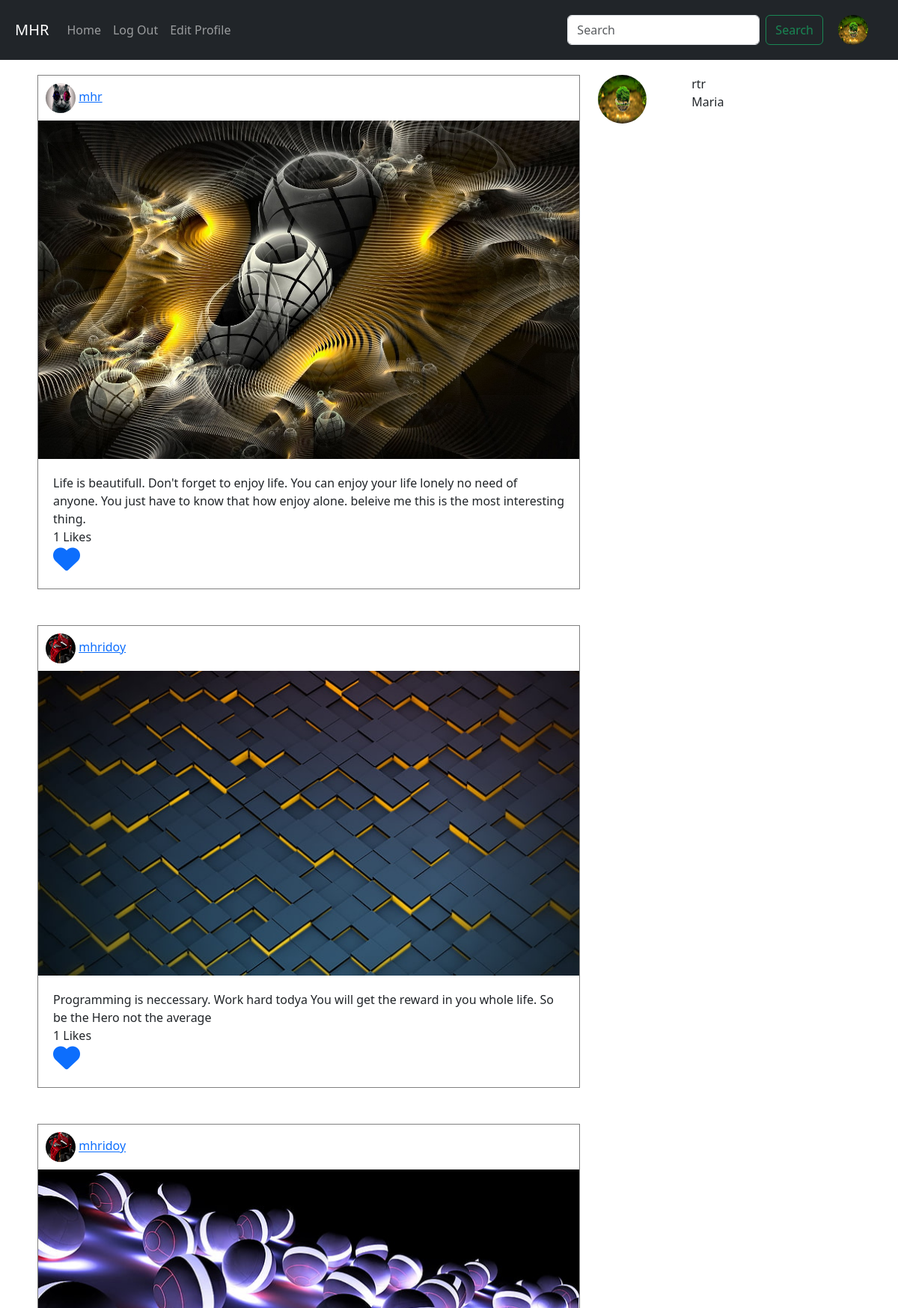
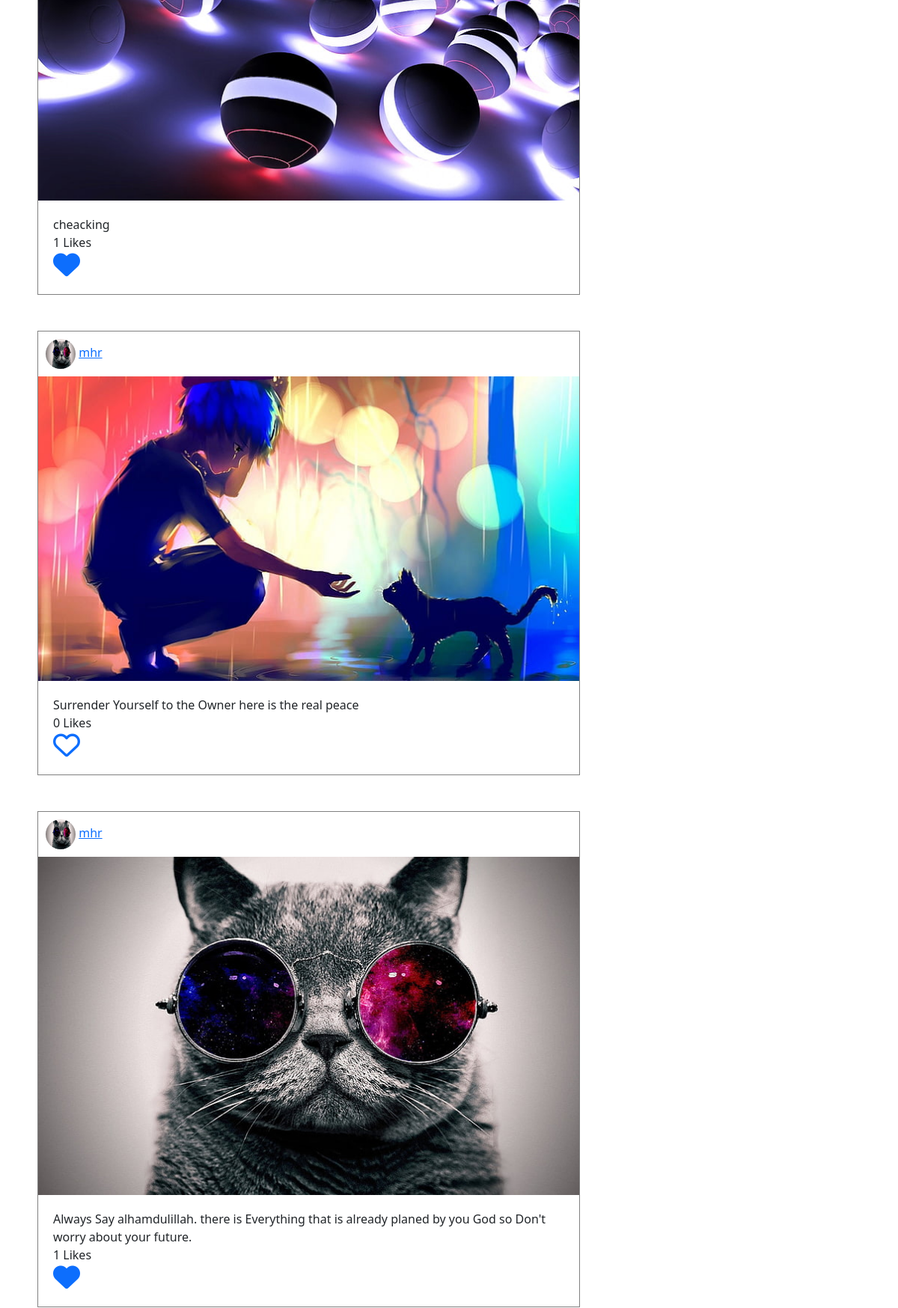
Page /post/ (signed in, upper part) on the committed database (2 pictures, top to bottom).
### Auth_app/models.py (models this page shows)
class UserProfile(models.Model):
    user = models.OneToOneField(User, on_delete=models.CASCADE, related_name='user_profile')
    full_name = models.CharField(max_length=264, blank=True)
    profile_pic = models.ImageField(upload_to='profile_pics', blank=True)
    description = models.TextField(blank=True)
    dob = models.DateField(blank=True, null=True)
    website = models.URLField(blank=True)
    facebook = models.URLField(blank=True)

### app_post/models.py (models this page shows)
class Post(models.Model):
    author = models.ForeignKey(User, on_delete=models.CASCADE, related_name="Post")
    image = models.ImageField(upload_to='post_image')
    caption = models.CharField(max_length=264, blank=True)
    upload_date = models.DateTimeField(auto_now_add=True)
    update_date = models.DateTimeField(auto_now=True)
    class Meta:
        ordering = ['-upload_date', ]

### app_post/views.py (the view)
# urls.py: path('',views.home, name="home"),
@login_required
def home(request):
    following_list = Follow.objects.filter(follower=request.user)
    posts = Post.objects.filter(author__in=following_list.values_list('following'))
    liked_post = Like.objects.filter(user=request.user)
    liked_post_list = liked_post.values_list('post', flat=True)
    print(liked_post)
    if request.method == "GET":
        search = request.GET.get('search', '')
        result = User.objects.filter(username__icontains=search)
    return render(request, 'app_post/home.html', context={'title':'Homepage', 'search':search, 'result':result, 'posts':posts, 'liked_post_list':liked_post_list})

### app_post/models.py (called while the page is built)
    def __str__(self):
        return '{} : {}'.format(self.user, self.post)

### templates/app_post/home.html (shortened to what this page needs)
{% extends 'navbar.html' %}
{% block content %}
{% if search %}
    {% for user in result %}
        <div class="row">
            <div class="col-sm-2">
                {% if user.user_profile.profile_pic %}
                <img src="/media/{{user.user_profile.profile_pic}}" width="65px" height="65px" class="rounded-circle">
                {% else %}
                <img src="/media/avatar.png" width="65px" height="65px"
                class="rounded-circle">
                {% endif %}
            </div>
            <div class="col-sm-10">
                <a href="{% url 'auth_app:user_other' username=user.username %}"><h6>{{user.username}}</h6></a>
                <h6>{{user.user_profile.full_name}}</h6>
            </div>
        </div>
        <br>
    {% endfor %}
{% else %}
    <div class="row">
        <div class="col-sm-8">
                {% for post in posts %}
                    <div style="border: 1px solid gray;">
                        <div style="padding: 10px;">
                            {% if post.author.user_profile.profile_pic %}
                            <img src="/media/{{post.author.user_profile.profile_pic}}"
                            alt="User Image" width="40px" height="40px" class="rounded-circle">
                            {% else %}
                                <img src="/media/avatar.png" width="40px" height="40px"
                                class="rounded-circle">
                            {% endif %}
                            <a href="{% url 'auth_app:user_other' username=post.author %}">{{post.author}}</a>
                        </div>
                        <img src="/media/{{post.image}}" width="100%" alt="">
                        <div style="padding: 20px;">
                            {{post.caption}} <br>
                            {{post.liked_post.count}} Likes <br>
                            {% if post.pk in liked_post_list %}
                            <a href="{% url 'app_post:unliked' pk=post.pk %}"><i class="fas fa-heart" style="font-size: 36px;"></i></a>
                            {% else %}
                            <a href="{% url 'app_post:liked' pk=post.pk %}"><i class="far fa-heart" style="font-size: 36px;"></i></a>
                            {% endif %}
                        </div>
                    </div>
                    <br><br>
                {% endfor %}
        </div>
        <div class="col-sm-4">
            <div class="row">
                <div class="col-sm-4">
                    {% if user.user_profile.profile_pic %}
                    <img src="/media/{{user.user_profile.profile_pic}}" width="65px" height="65px" class="rounded-circle">
                    {% else %}
                    <img src="/media/avatar.png" width="65px" height="65px"
                    class="rounded-circle">
                    {% endif %}
                </div>
                <div class="col-sm-8">
                    {{user.username}}
                    <br>
                    {{user.user_profile.full_name}}
                </div>
            </div>
        </div>
    </div>
{% endif %}
{% endblock %}

### templates/navbar.html (shortened to what this page needs)
<!DOCTYPE html>
<html lang="en">
<head>
    <link href="https://cdn.jsdelivr.net/npm/bootstrap@5.3.3/dist/css/bootstrap.min.css" rel="stylesheet">
    <link rel="stylesheet" href="https://cdnjs.cloudflare.com/ajax/libs/font-awesome/6.5.0/css/all.min.css"/>
</head>
<body>
    <nav class="navbar navbar-expand-lg navbar-dark bg-dark" style="padding: 20px;">
        <a class="navbar-brand" href="{% url 'app_post:home' %}">MHR</a>
        <div class="collapse navbar-collapse" id="navbarSupportedContent">
            <ul class="navbar-nav mr-auto">
                <li class="nav-item active">
                    <a class="nav-link" href="{% url 'app_post:home' %}">Home</a>
                </li>
                <li class="nav-item">
                    <a class="nav-link" href="{% url 'auth_app:logout' %}">Log Out</a>
                </li>
                <li class="nav-item">
                    <a class="nav-link" href="{% url 'auth_app:edit_profile' %}">Edit Profile</a>
                </li>
            </ul>
            <div class="d-flex ms-auto" style="padding-right: 20px;">
                <form class="d-flex" style="padding-right: 20px;" method="GET">
                    <input class="form-control me-2" type="search" placeholder="Search" aria-label="Search" name="search">
                    <button class="btn btn-outline-success" type="submit">Search</button>
                </form>
                {% if user.user_profile.profile_pic %}
                <a href="{% url 'auth_app:profile' %}"><img src="/media/{{user.user_profile.profile_pic}}"
                        alt="User Image" width="40px" height="40px" class="rounded-circle"></a>
                {% else %}
                <a href="{% url 'auth_app:profile' %}"><img src="/media/avatar.png" width="40px" height="40px"
                        class="rounded-circle"></a>
                {% endif %}
            </div>
        </div>
    </nav>
    <div class="container" style="padding: 20px;">
        {% block content %}
        {% endblock %}
    </div>
</body>
</html>

### rows in the picture
Post: author.user_profile.profile_pic (picture), author "mhr", image (picture), caption "Life is beautifull. Don't forget to enjoy life. You can enjoy your life lonely no need of anyone. You just have to know that how enjoy alone. beleive me this is the most interesting thing.", liked_post.count "1"
Post: author.user_profile.profile_pic (picture), author "mhridoy", image (picture), caption "Programming is neccessary. Work hard todya You will get the reward in you whole life. So be the Hero not the average", liked_post.count "1"
Post: author.user_profile.profile_pic (picture), author "mhridoy", image (picture), caption "cheacking", liked_post.count "1"
Post: author.user_profile.profile_pic (picture), author "mhr", image (picture), caption "Surrender Yourself to the Owner here is the real peace", liked_post.count "0"
Post: author.user_profile.profile_pic (picture), author "mhr", image (picture), caption "Always Say alhamdulillah. there is Everything that is already planed by you God so Don't worry about your future.", liked_post.count "1"

### other values in the picture
{{ user.username }} "rtr"
{{ user.user_profile.full_name }} "Maria"
